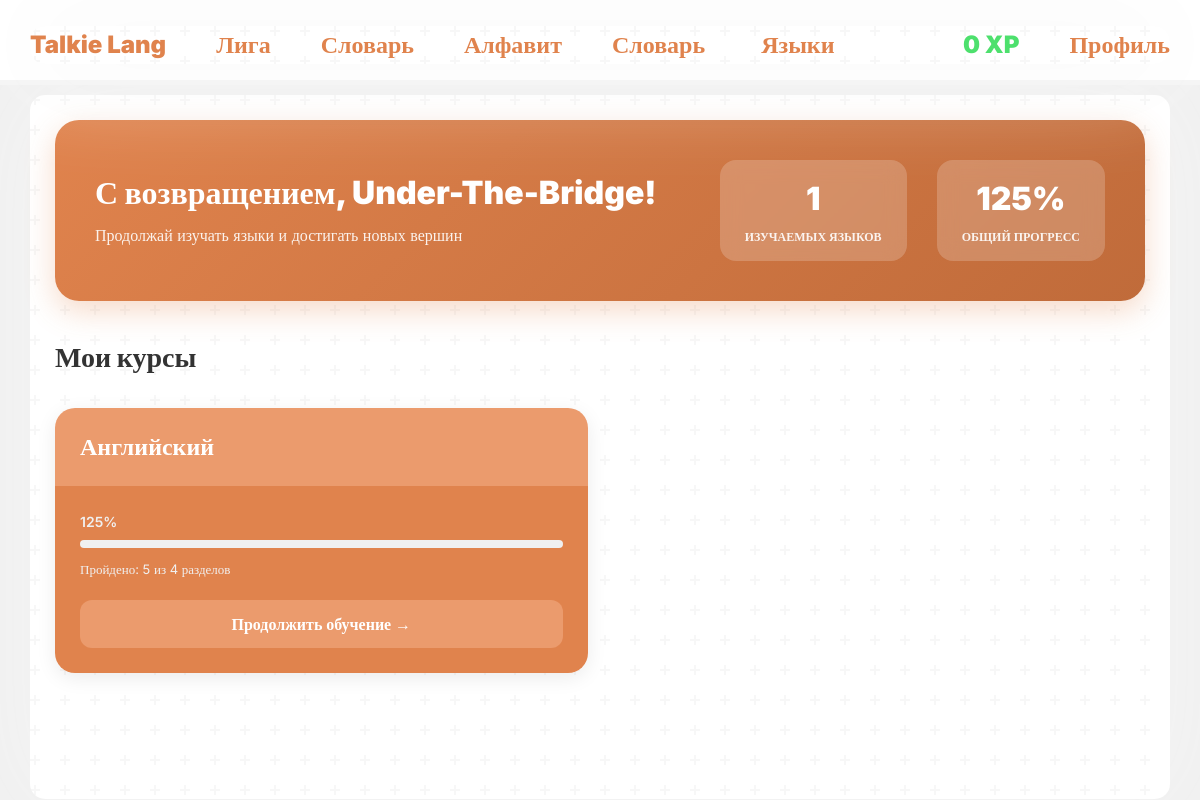
Page /profile/index.php (signed in) on the earlier database version.
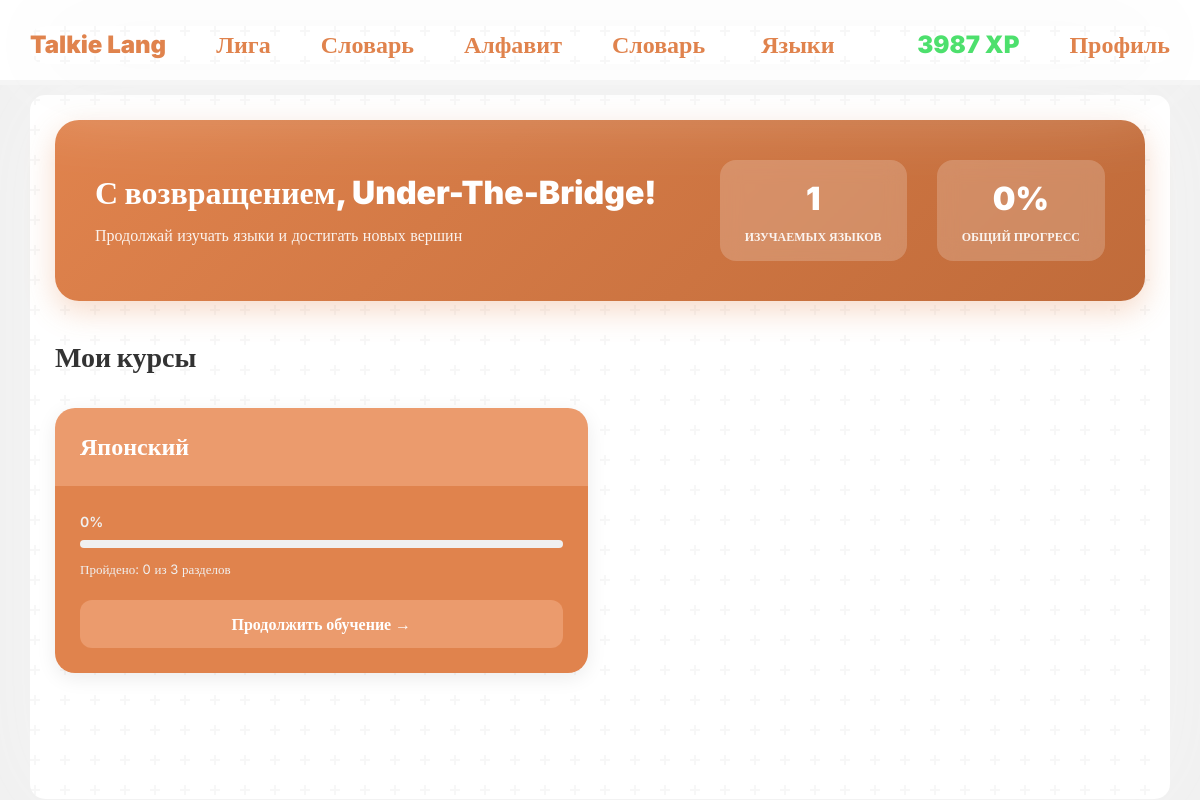
Same page on the later database version.
### tables this page shows
CREATE TABLE `users` (
  `user_id` int NOT NULL,
  `user_login` text NOT NULL,
  `user_email` text NOT NULL,
  `user_password` text NOT NULL,
  `user_role` enum('user','admin') NOT NULL DEFAULT 'user',
  `user_weekly_xp` int NOT NULL DEFAULT '0',
  `user_league` int NOT NULL DEFAULT '1'
);

CREATE TABLE `user_lang_progress` (
  `id` int NOT NULL,
  `user_id` int NOT NULL,
  `lang_id` int NOT NULL,
  `progress` int NOT NULL DEFAULT '0'
);

CREATE TABLE `langs` (
  `lang_id` int NOT NULL,
  `lang_name` text NOT NULL
);

### profile/index.php (the view, shortened to what this page needs)
<?php
require "../connection-db.php";
$id = $_SESSION["id"];
$user = mysqli_fetch_assoc(mysqli_query($conn, "SELECT * FROM users WHERE user_id = $id"));
$progresses = mysqli_fetch_all(mysqli_query($conn, "SELECT * FROM user_lang_progress JOIN langs ON langs.lang_id = user_lang_progress.lang_id WHERE user_id = $id"), MYSQLI_ASSOC);
$totalLessons = 0;
$totalProgress = 0;
foreach ($progresses as $progress) {
    $lessonsCount = mysqli_fetch_assoc(mysqli_query($conn, "SELECT COUNT(*) as count FROM lesson WHERE lesson_language = " . $progress["lang_id"]))['count'];
    $totalLessons += $lessonsCount;
    $totalProgress += $progress['progress'];
}
$overallProgress = $totalLessons > 0 ? round(100 * $totalProgress / $totalLessons) : 0;
?>
<!DOCTYPE html>
<html lang="ru">
<?php include "../components/head.php"; ?>
<body>
    <?php include "../components/header.php"; ?>
    <main class="container">
        <div class="welcome-banner">
            <div class="welcome-content">
                <div class="welcome-text">
                    <h1>С возвращением, <?= htmlspecialchars($user["user_login"]) ?>!</h1>
                    <p>Продолжай изучать языки и достигать новых вершин</p>
                </div>
                <div class="welcome-stats">
                    <div class="stat-card">
                        <div class="stat-value"><?= count($progresses) ?></div>
                        <div class="stat-label">Изучаемых языков</div>
                    </div>
                    <div class="stat-card">
                        <div class="stat-value"><?= $overallProgress ?>%</div>
                        <div class="stat-label">Общий прогресс</div>
                    </div>
                </div>
            </div>
        </div>
        <div class="languages-section">
            <div class="section-header">
                <h2>Мои курсы</h2>
            </div>
            <div class="languages-grid">
                <?php foreach ($progresses as $progress):
                    $lessonsCount = mysqli_fetch_assoc(mysqli_query($conn, "SELECT COUNT(*) as count FROM lesson WHERE lesson_language = " . $progress["lang_id"]))['count'];
                    $percent = $lessonsCount > 0 ? round(100 * $progress['progress'] / $lessonsCount) : 0;
                ?>
                <div class="lang-card">
                    <div class="lang-card-header">
                        <h3 class="lang-name"><?= $progress["lang_name"] ?></h3>
                    </div>
                    <div class="lang-card-body">
                        <div class="progress-stats">
                            <div class="progress-percent"><?= $percent ?>%</div>
                            <div class="progress-bar-custom">
                                <div class="progress-fill" style="width: <?= $percent ?>%;"></div>
                            </div>
                            <div class="progress-details">
                                <span>Пройдено: <?= $progress['progress'] ?> из <?= $lessonsCount ?> разделов</span>
                            </div>
                        </div>
                        <a href="/?lang=<?= $progress["lang_id"] ?>" class="continue-btn">
                            Продолжить обучение →
                        </a>
                    </div>
                </div>
                <?php endforeach; ?>
            </div>
        </div>
    </main>
</body>
</html>

### components/head.php (shortened to what this page needs)
<head>
    <link rel="stylesheet" href="../../css/bootstrap.min.css">
    <link rel="stylesheet" href="../../css/style.css">
</head>

### components/header.php (shortened to what this page needs)
<header>
    <div class="nav-bar">
        <div class="container header">
            <div>
                <a class="header-btns" href="/?lang=<?= $_SESSION["lang"] ?>">Talkie Lang</a>
                <a class="header-btns" href="/league">Лига</a>
                <?php if (!isset($_SESSION["lang"])): ?>
                    <a class="header-btns" href="/dictionary">Словарь</a>
                <?php endif; ?>
                <a class="header-btns" href="/letters">Алфавит</a>
                <a class="header-btns" href="/dictionary">Словарь</a>
                <div class="dropdown">
                    <button class="header-btns" type="button" data-bs-toggle="dropdown" aria-expanded="false">
                        Языки
                    </button>
                </div>
            </div>
            <div>
                <?php if (!isset($_SESSION["id"])): ?>
                    <a class="header-btns" href="/welcome/">Вход</a>
                    <a class="header-btns" href="/register/">Регистрация</a>
                <?php else: ?>
                    <p class="xp"><?= $user["user_weekly_xp"] ?> XP</p>
                    <a class="header-btns" href="/profile/">Профиль</a>
                <?php endif; ?>
            </div>
        </div>
    </div>
</header>

### css/style.css (style rules this page uses)
* { transition: 0.15s ease-out; }
:root { --main-color: #e0834d; --main-color-shadow: #c06b3a; --main-color-light: rgb(235, 155, 109); --green-color: #4de06d; --green-color-shadow: #2db64b; --red-color: #e0524d; --red-color-shadow: #b6362d; --bg-color: #0f0f0f; --bg-secondary: #1a1a1a; --gray-color: #a38a7a; --gray-color-light: #d3c2b6; }
body { font-family: inter; }
p { margin: 0; }
body { background: #f0f0f0; }
.container { min-height: 88vh; box-shadow: 0px 0px 100px #f5f5f5; margin-top: 10px; border-radius: 15px; padding-left: 25px; padding-right: 25px; background-color: white; }
header { height: 85px; }
.nav-bar { width: 100%; position: fixed; height: 85px; display: flex; justify-content: center; align-items: center; box-sizing: border-box; border-bottom: 5px solid #f5f5f5; background-color: white; z-index: 10; }
.container.header { min-height: 0; padding: 0; display: flex; justify-content: space-between; align-items: center; }
.nav-bar>div div { display: flex; align-items: center; gap: 50px; }
.header-btns { transition: 0.2s ease-out; color: var(--main-color); text-decoration: none; font-weight: 900; font-size: 24px; border: none; background: none; }
main { padding: 25px 0; }
.xp { color: var(--green-color); text-decoration: none; font-weight: 900; font-size: 24px; }
.welcome-banner { background: linear-gradient(135deg, var(--main-color) 0%, var(--main-color-shadow) 100%); border-radius: 24px; padding: 40px; margin-bottom: 40px; box-shadow: 0 10px 30px rgba(224, 131, 77, 0.3); }
.welcome-content { display: flex; justify-content: space-between; align-items: center; flex-wrap: wrap; gap: 30px; }
.welcome-text h1 { color: white; font-size: 32px; font-weight: 900; margin-bottom: 10px; }
.welcome-text p { color: rgba(255, 255, 255, 0.9); font-size: 16px; }
.welcome-stats { display: flex; gap: 30px; }
.stat-card { text-align: center; background: rgba(255, 255, 255, 0.2); backdrop-filter: blur(10px); padding: 15px 25px; border-radius: 16px; min-width: 100px; }
.stat-value { color: white; font-size: 32px; font-weight: 900; margin-bottom: 5px; }
.stat-label { color: rgba(255, 255, 255, 0.9); font-size: 12px; font-weight: 600; text-transform: uppercase; }
.languages-section { margin-bottom: 40px; }
.section-header { display: flex; justify-content: space-between; align-items: center; margin-bottom: 25px; flex-wrap: wrap; gap: 15px; }
.section-header h2 { font-size: 28px; font-weight: 900; color: #333; }
.languages-grid { display: grid; grid-template-columns: repeat(auto-fill, minmax(350px, 1fr)); gap: 25px; }
.lang-card { background: white; border-radius: 20px; overflow: hidden; box-shadow: 0 5px 20px rgba(0, 0, 0, 0.08); transition: all 0.3s; }
.lang-card-header { background: var(--main-color-light); padding: 25px; position: relative; display: flex; align-items: center; gap: 15px; }
.lang-name { color: white; font-size: 24px; font-weight: 900; margin: 0; }
.lang-card-body { background-color: var(--main-color); padding: 25px; }
.progress-stats { background-color: var(--main-color); margin-bottom: 20px; }
.progress-percent { font-size: 14px; color: #f0f0f0; margin-bottom: 8px; font-weight: 600; }
.progress-bar-custom { height: 8px; background: #f0f0f0; border-radius: 10px; overflow: hidden; margin-bottom: 12px; }
.progress-details { font-size: 13px; color: #f0f0f0; }
.continue-btn { display: inline-block; width: 100%; text-align: center; padding: 12px; background: var(--main-color-light); color: white; text-decoration: none; border-radius: 12px; font-weight: 700; transition: all 0.2s; }
.progress-fill { height: 100%; border-radius: 10px; transition: width 0.5s ease; }

Differences in the rows shown:
removed user_lang_progress: lang.lang_name "Английский", percent "125", progress "5", lessonsCount "4"
changed users "Under-The-Bridge": user_weekly_xp "0" → "3987"
added user_lang_progress: lang.lang_name "Японский", progress "0", lessonsCount "3"
Other differences:
$overallProgress: "125" → "0"
